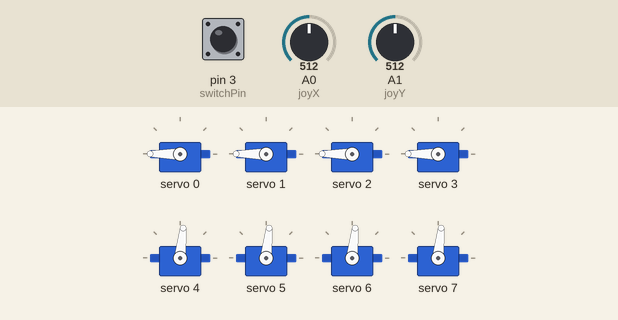
This sketch was run on a simulated Arduino Uno, built with avr-gcc and run on an emulated ATmega328P. On the bench: 8 × servo. The test bench sets the inputs (shaded band); at power-on: pin 3 (switchPin) HIGH, A0 (joyX) = 512, A1 (joyY) = 512.

Above: at 1.3 s.
1.4 s: pin 3 (switchPin) pulled LOW for 0.15 s
At 2.1 s:
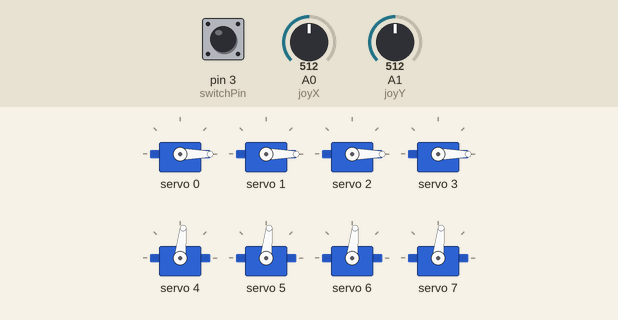
3.1 s: A0 (joyX) set to 716
At 3.6 s:
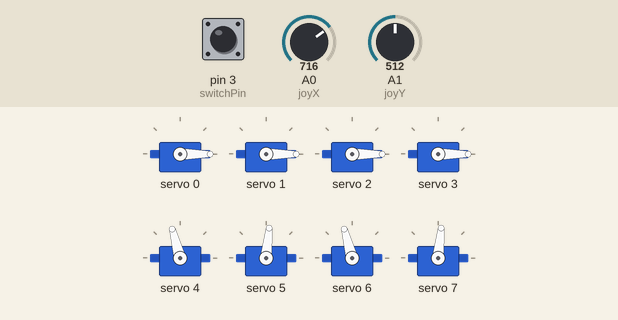
4.6 s: A1 (joyY) set to 716
At 5.8 s:
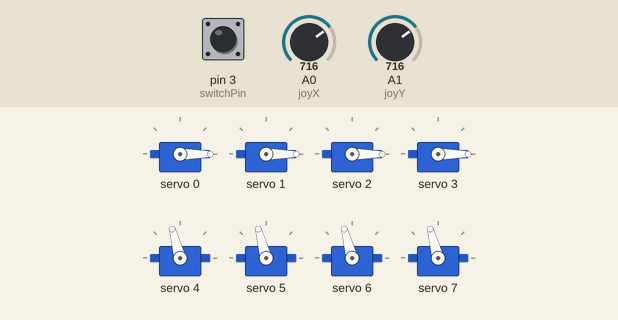
6.1 s: A0 (joyX) set to 610
At 7.0 s:
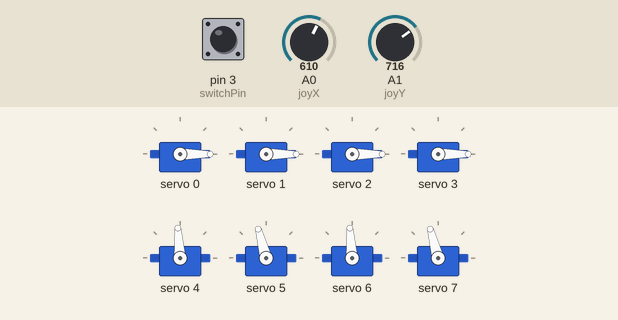
7.6 s: A1 (joyY) set to 900
At 8.2 s:
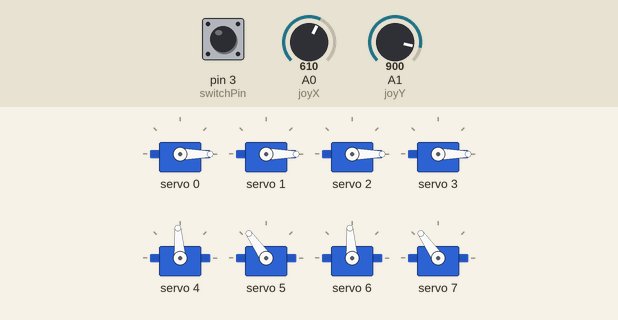
9.1 s: pin 3 (switchPin) pulled LOW for 1 s
At 9.65 s:
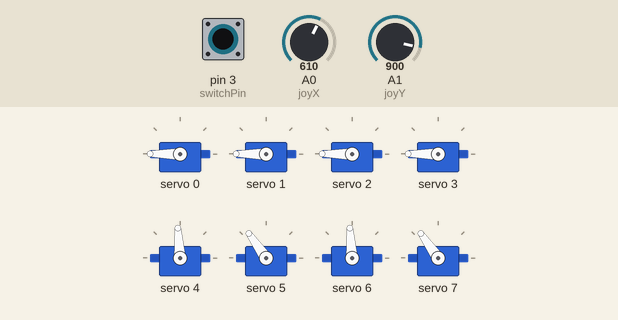
Timing chart, 0 to 12.1 s (numbered marks = the images above; inputs shaded):
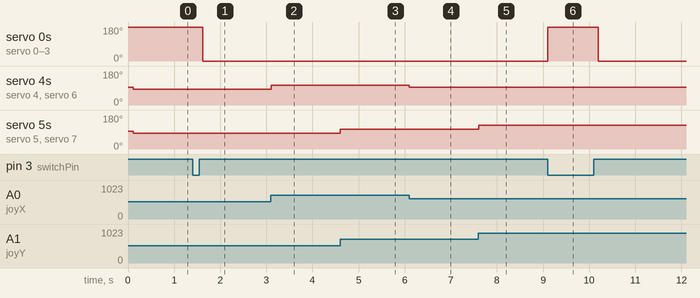

Measured:
- after the input at 1.4 s, servo 0–3: 180° → 0° after 0.23 s
- after the input at 3.1 s, servo 4, servo 6: 84° → 105° at once
- after the input at 4.6 s, servo 5, servo 7: 84° → 105° at once
- after the input at 6.1 s, servo 4, servo 6: 105° → 94° at once
- after the input at 7.6 s, servo 5, servo 7: 105° → 125° at once
- after the input at 9.1 s, servo 0–3: 0° → 180° at once, → 0° 1.1 s later

The sketch:

Joystick_Eyes.ino
```cpp
/*
 * With the servo wiring pointing to the Right
 * 0 degrees - max clockwise
 * 90 degrees - neutral aka middle
 * 180 degrees - max anti clockwise
 *
 * Joystick held with connectors to the left
 *
 * Left = 0
 * Right = 1023
 * Up = 0
 * Down = 1023
 *
 * SERVO SETUP
 *  !! - Reverse direction of counterpart
 * EYELIDS (Mg90s servos)
 * 0 - Top left Eyelid
 * 1 - Bottom Left Eyelid
 * 2 - Top Right Eyelid
 * 3 - Bottom Right Eyelid
 *
 * LEFT EYE (MG996R Servo)
 * 4 - Left , Right
 * 5 - Up, Down
 *
 * RIGHT EYE (MG996R Servo)
 * 6 - Left , Right
 * 7 - Up, Down

 */

// Micro Servo Position confirmation
//Disaster of Puppets 2020
#include <Wire.h>
#include <Adafruit_PWMServoDriver.h>

#define joyX A0 // X pin input
#define joyY A1 // X pin input

// used to store Joystick mapping
int wake = 0;
int xPos;
int yPos;
const int switchPin = 3; // digital pin for switch input
int buttonState = 0;
int righteyeX;
int lefteyeX;
int righteyeY;
int lefteyeY;
int pos = 0;
int monitoring = 1; //1 = off


// called this way, it uses the default address 0x40
Adafruit_PWMServoDriver pwm = Adafruit_PWMServoDriver();

#define SERVOMIN  125 // this is the 'minimum' pulse length count (out of 4096)
#define SERVOMAX  620 // this is the 'maximum' pulse length count (out of 4096)


void setup(){

          Serial.begin(115200);
          pwm.begin();

          pwm.setPWMFreq(60);  // Analog servos run at ~60 Hz updates

          pinMode(joyX, INPUT);
          pinMode(joyY, INPUT);
          digitalWrite(switchPin, HIGH);

          //  set all to home positions

          // Eyelids set to closed
          pwm.setPWM(0,0,hometoAngle(180));
          pwm.setPWM(1,0,hometoAngle(180));
          pwm.setPWM(2,0,hometoAngle(180));
          pwm.setPWM(3,0,hometoAngle(180));

          // Left Eye set to middle
          pwm.setPWM(4,0,hometoAngle(90)); //(Left, Right)
          pwm.setPWM(5,0,hometoAngle(90)); //(Up, Down)

          // Right Eye set to middle
          pwm.setPWM(6,0,hometoAngle(90)); //(Left, Right)
          pwm.setPWM(7,0,hometoAngle(90)); //(Up, Down)

          delay(100);

}

void loop(){

//monitoring
if (monitoring== 0){
        Serial.print("X : ");
        Serial.println(analogRead(joyX));
        Serial.print("Button: ");
        Serial.println(digitalRead(switchPin));
        Serial.println( "================" );  // Carriage Return

}
// end monitoring

// Eyelids are closed on initiation, clicking push button once will open them..
//note, make function here to make multiple closed / open here for wake up sequence.
if (digitalRead(switchPin)== 0){
      if (wake == 0){
        wake = 1;
        pwm.setPWM(0,0,hometoAngle(0));
        pwm.setPWM(1,0,hometoAngle(0));
        pwm.setPWM(2,0,hometoAngle(0));
        pwm.setPWM(3,0,hometoAngle(0));
      }
      else if (wake == 1){
        blink();
      }
}
// get the joystick position

int xPos = analogRead(joyX); // reads X position
int yPos = analogRead(joyY); // reads Y position

// Map the joystick position to the servo angle

lefteyeX = map(xPos,0,1023,125,620); // Maps the Joystick X reading to servo angle
lefteyeY = map(yPos,0,1023,125,620); // Maps the Joystick X reading to servo angle
righteyeX = map(xPos,0,1023,125,620); // Maps the Joystick X reading to servo angle
righteyeY = map(yPos,0,1023,125,620); // Maps the Joystick X reading to servo angle


// Left Eye movement
   pwm.setPWM(4,0,leftY(lefteyeX)+90); // Left Right
   pwm.setPWM(5,0,leftX(lefteyeY)+90); // Up Down

 // Right Eye movement
   pwm.setPWM(6,0,rightY(righteyeX)+90); // Left Right
   pwm.setPWM(7,0,rightY(righteyeY)+90); // Up Down


  if (monitoring == 0){

        Serial.print("Right Eye X : ");
        Serial.println(righteyeX);
  }

}

int hometoAngle(int ang){
  int pulse = map(ang,0,180, SERVOMIN,SERVOMAX);
  return pulse;
}

//right eye servo min max mapping left and right
int rightX(int ang2){
  int pulse = map(ang2,0,180,50,150);
  return pulse;
}

//right eye servo min max mapping left and right
int rightY(int ang9){
  int pulse = map(ang9,0,180,50,150);
  return pulse;
}

//lefteye servo min max mapping left and right
int leftX(int ang4){
  int pulse = map(ang4,0,180,50,150);
  return pulse;
}

//lefteye servo min max mapping left and right
int leftY(int ang8){
  int pulse = map(ang8,0,180,50,150);
  return pulse;
}


void blink(){
  //left lids
  pwm.setPWM(0,0,hometoAngle(180));
  pwm.setPWM(1,0,hometoAngle(180));
  //right lids
  pwm.setPWM(2,0,hometoAngle(180));
  pwm.setPWM(3,0,hometoAngle(180));
  delay(100);
  //open again
  pwm.setPWM(0,0,hometoAngle(0));
  pwm.setPWM(1,0,hometoAngle(0));
  pwm.setPWM(2,0,hometoAngle(0));
  pwm.setPWM(3,0,hometoAngle(0));
}
```
